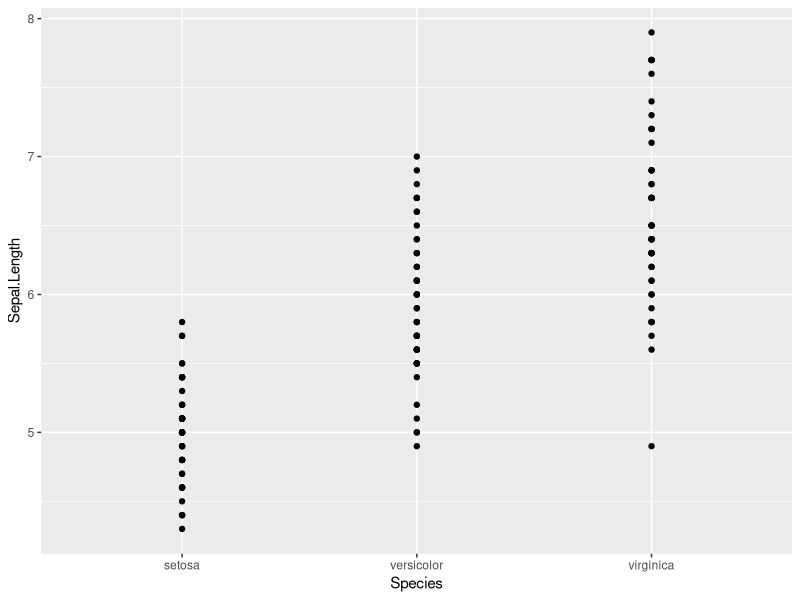
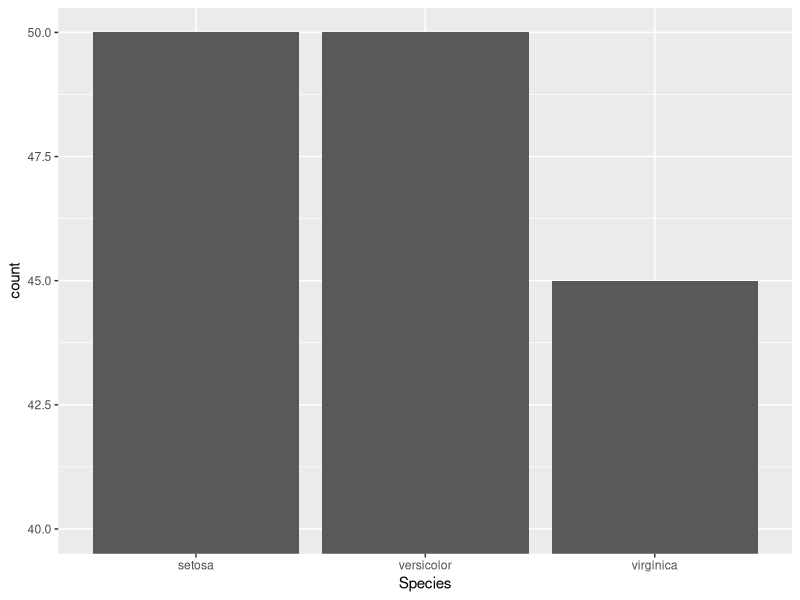
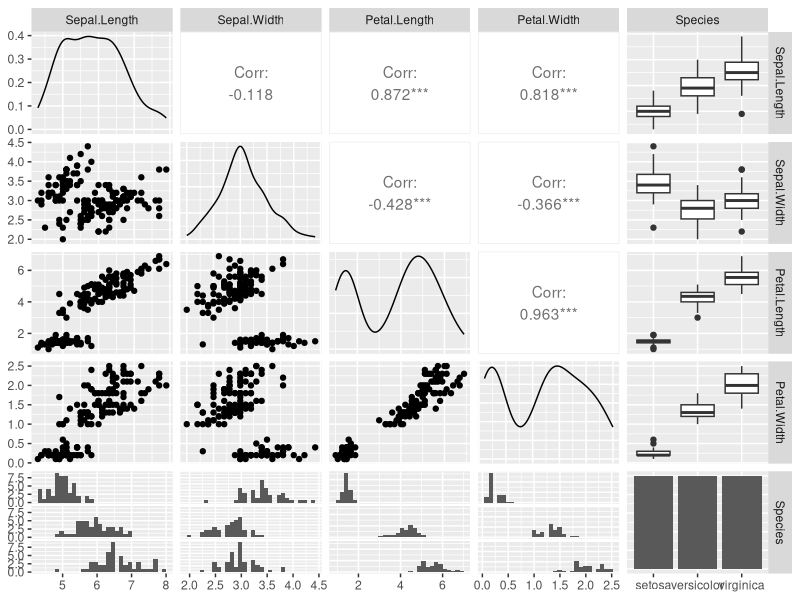
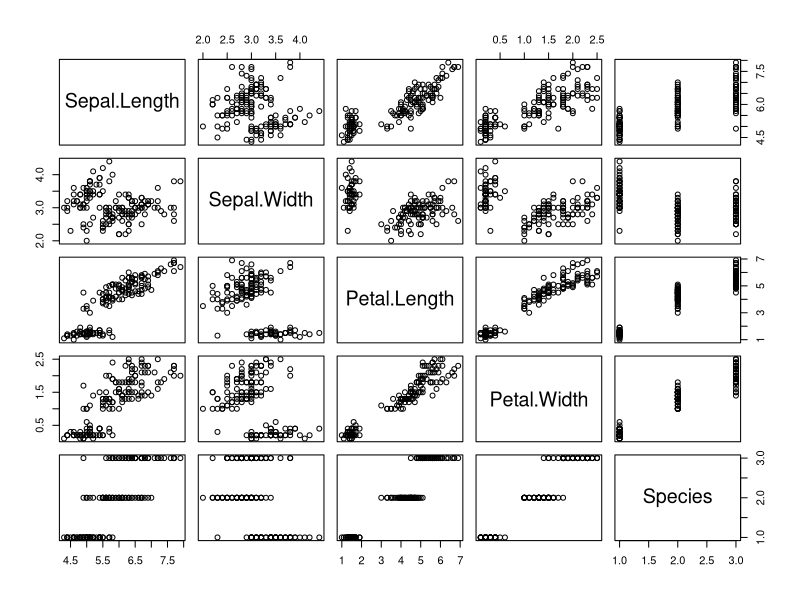

Generate these figures, in order, with R:
########################################
####    R Statistical Programming   ####
####   Lesson 5: The Importance of  ####
####     Exploratory Analysis       ####
########################################
install.packages("GGally")
library(GGally)
library(tidyverse)
data("iris")

#### Summary Statistics ####

# The mean calculates the average
mean(iris$Sepal.Length)
# The median calculates the middle value
median(iris$Sepal.Length)

# Quantiles bin the values based on order
quantile(iris$Sepal.Length)
# By specifying probs, we can specify where those bins are cut
quantile(iris$Sepal.Length, probs = c(0, .33, .66, 1))

# Variance measures how much our data is spread out
var(iris$Sepal.Length)
# Standard deviation puts the variance on the same magnitude as the variable
sd(iris$Sepal.Length)

# Covariance measures how related two variables are
cov(iris$Sepal.Length, iris$Sepal.Width)
# Correlation standardizes covariance on a scale of -1 to 1
cor(iris$Sepal.Length, iris$Sepal.Width)

# Could get a lot of this info via the summary function
summary(iris)

# A lot of summary statistics can be used with dplyr to get interesting
# grouped statistics
iris %>%
  group_by(Species) %>%
  summarize(max_width = max(Petal.Width),
            max_length = max(Petal.Length))
iris%>%
  group_by(Species) %>%
  summarize(q1=quantile(Sepal.Width, probs=.1),
            q2=quantile(Sepal.Length, probs=.2))
  


#### Plotting ####

# Use plots correctly, or else results can be ugly
# Ex: using a scatterplot with a categorical variable
iris %>%
  ggplot(aes(x = Species, y = Sepal.Length)) +
  geom_point()

# Avoid plotting no-no's, like rescaling
iris %>%
  .[1:145, ] %>% 
  ggplot(aes(x = Species)) +
  geom_bar() +
  coord_cartesian(ylim = c(40, 50))

# To plot multiple relationships at once, we can use ggpairs
ggpairs(iris)
# Base pairs is faster, but focuses on scatterplots
pairs(iris)

